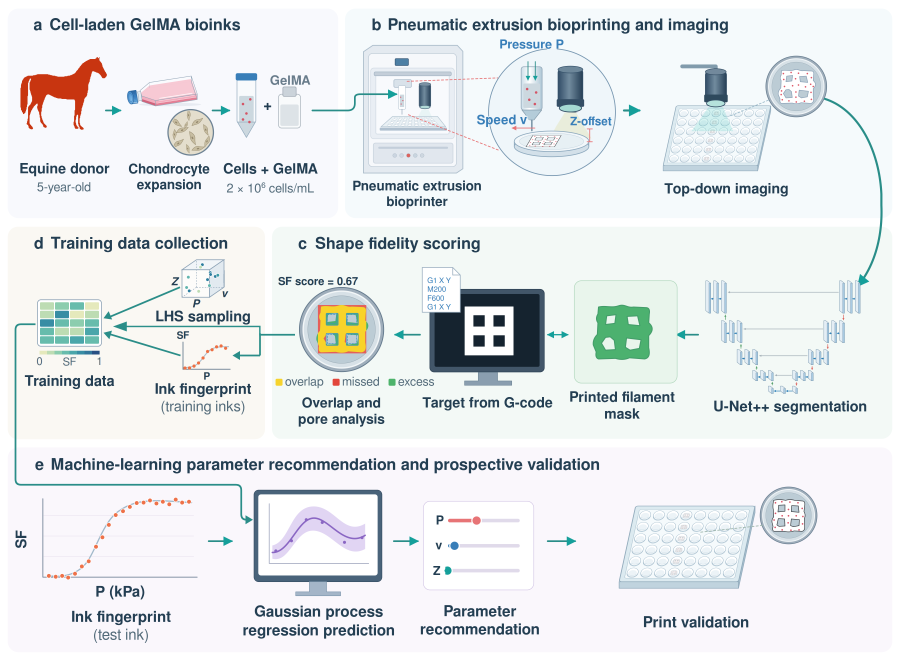
#> input picture Fig_overview_v2.png, 3600 x 2650 px (shown at 1/4 size)
$ python -i draw_target_geometry_deployment.py   (imports and definitions only)   (older library calls are emulated)
#> lines starting #> are read from the running program, lines starting #| are printed output that depends on the picture; after the words box and inside, x2 and y2 are one past the last pixel; in counts of white or black regions, pixels touching at a corner belong together
"""
draw_target_geometry.py
-----------------------
Overlay the target G-code geometry on printed scaffold images and compute IoU.

Why the target used to land in a weird place
--------------------------------------------
The printer deposits the scaffold at the TRUE centre of each well (it follows
the printer protocol / plate definition). Imaging is a separate, retrospective
step: the print head moves to a *roughly* estimated position just to frame the
whole well, so the well appears at a slightly different pixel position in every
image. The well centre in the image is therefore the correct anchor for the
target geometry, but it must be found reliably.

The previous detector failed because:
  1. cv2.HoughCircles was run once with fixed parameters and the candidate with
     the LARGEST radius was kept. On a shiny well bottom, specular highlights
     and the plate shadow can produce a large spurious circle.
  2. The sanity gate was `|cx - w/2| < 0.35*w`, i.e. +/-448 px on a 1280 px
     image. A centre ~445 px away from the image centre still passed, which is
     exactly the failure seen in the bad overlays.
  3. On failure it silently returned the image centre, and `well_src` was
     printed as 'JSON' even when the JSON contained no well shape.

What this version does instead
-------------------------------
  * Canny edges + a gradient-direction voting accumulator (own implementation,
    so the behaviour is inspectable) generates centre candidates.
  * Every candidate is scored by ANGULAR COVERAGE: the fraction of 360 angular
    bins that contain an edge pixel at radius ~r whose gradient points radially.
    A real well rim covers many bins; a specular blob covers a few. This works
    on partially visible rims (the arc only needs to cover part of the circle).
  * The best candidate is refined by an algebraic least-squares circle fit on
    its inlier edge points (sub-pixel centre).
  * TWO-PASS, plate-wide consensus:
        Pass A - detect on every image with a loose radius range, take the
                 median radius of the confident detections. The well rim shows
                 several concentric rings; locking the radius makes every image
                 latch onto the SAME ring. (Concentric rings share a centre, so
                 this does not bias the centre, it only stabilises the score.)
        Pass B - re-detect with the radius locked, then reject any detection
                 that is low-confidence or too far from the plate-wide median
                 centre, and substitute the median centre for those.
  * Every centre is written to `well_centres.csv`. Re-running with
    `--centres_csv <file>` uses those values verbatim, so a well that still
    looks wrong can be corrected by hand once and stays corrected.
  * `--debug_dir` writes a picture of the detected circle + chosen centre per
    image so failures are visible instead of silent.

Anchor correction
-----------------
GLOBAL_OFFSET_MM + ROW_STEP/COL_STEP are added to the detected well centre.
All three are ZERO. The old ROW_STEP (-0.15, 0.0) / COL_STEP (0.0, 0.10) were
hand-tuned against the broken detector; with the detector fixed they inject
error. Measured on well 1_3 (col=1, row=3), ROW_STEP contributed exactly
-0.45 mm in x, which was the entire x-misalignment there. Zeroing it raised
that well's IoU from 0.454 to 0.540. Use --no_drift to ignore them entirely.

No annotation is required
-------------------------
Nothing here needs a labelme JSON. Well detection is fully automatic from the
image. If a `{stem}.json` sits next to the image AND contains a shape labelled
'well' it is used as ground truth; otherwise it is ignored. JSONs holding only
'strands' and 'pores' never trigger that path.

The script DOES need the printed-strand mask. IoU is the overlap of TWO
shapes: this script builds the target from the G-code, and something must
measure what was actually printed. That half of the metric cannot be omitted.

During annotation it came from labelme. In deployment it comes from the
trained WP1 segmentation model. Two ways to supply it:

  1. Your inference script already writes `{stem}-mask.png` somewhere
     (0 = background, non-zero = strand). Point --mask_dir at that folder.
     No change to this script is needed.

  2. One command instead of two: pass --segmenter py:<file.py>:<func> and the
     script calls your model itself. The function takes (img_rgb, stem) and
     returns an HxW array, non-zero on strand, at the ORIGINAL image size.
     See segmenter_template.py. Generated masks are written to --save_masks
     (default: output_dir), so they are inspectable and reusable via
     --mask_dir without re-running the model.

With --segmenter the script enumerates IMAGES rather than masks, so a folder
of unannotated deployment images is a valid input.

With a single image there is no plate to build consensus from, so the rim
radius is not locked and a failed detection falls back to the image centre
rather than the plate centre. Batch a whole plate when you can.

Usage
-----
    python draw_target_geometry.py <img_dir>
        [--mask_dir <dir>]         folder with *-mask.png (default: img_dir)
        [--output_dir <dir>]       where to save overlays  (default: img_dir)
        [--strand_width_mm <f>]    strand width in mm       (default: 0.41)
        [--strand_gap_mm <f>]      centre-to-centre spacing (default: 2.5)
        [--alpha <f>]              overlay opacity 0-1      (default: 0.5)
        [--iou_threshold <f>]      flag results above this IoU with a star
        [--no_drift]               ignore the anchor corrections entirely
        [--centres_csv <file>]     use these well centres verbatim (overrides
                                   detection); written automatically otherwise
        [--debug_dir <dir>]        save detection debug images
        [--min_score <f>]          min angular coverage to trust a detection
        [--radius_tol <f>]         allowed rim-radius deviation from plate median
        [--centre_tol_mm <f>]      floor of the adaptive outlier gate
        [--search_frac <f>]        centre search half-window as frac of image
        [--no_consensus]           per-image detection only, no plate median
        [--segmenter py:f.py:fn]   run your model to produce the printed mask
                                   when no *-mask.png exists (deployment)
        [--save_masks <dir>]       where to write segmenter masks
        [--pred_masks]             read *-pred-mask.png (U-Net++ output) instead
                                   of the annotation *-mask.png
        [--mask_suffix=<s>]        any other suffix (needs '=', value starts '-')

Output
------
    <output_dir>/
        {stem}-target-overlay.png   coloured red/green/yellow overlay
        {stem}-target-mask.png      exact binary target geometry mask (0/255)
        well_centres.csv            stem,cx,cy,r,score,source
    <debug_dir>/
        {stem}-welldet.png          detected circle + centre drawn on image
"""

import argparse
import csv
import re
import sys
from pathlib import Path

import numpy as np
from PIL import Image, ImageDraw
import json

try:
    import cv2
except ImportError:  # pragma: no cover
    cv2 = None


# -- geometry constants -------------------------------------------------------
PX_PER_MM               = 67.0
DEFAULT_STRAND_WIDTH_MM = 0.41    # 22G nozzle inner diameter
DEFAULT_STRAND_GAP_MM   = 2.5     # centre-to-centre between adjacent strands
N_STRANDS               = 3       # 3 H-strands + 3 V-strands


# -- anchor corrections (mm) --------------------------------------------------
# All three are ZERO. GLOBAL_OFFSET_MM shifts every well equally; ROW_STEP and
# COL_STEP model drift along print order (stem `col_row`, col 1-8, row 0-5).
#
# The old ROW_STEP (-0.15, 0.0) / COL_STEP (0.0, 0.10) were hand-tuned against
# the broken detector. With the detector fixed they inject error: on well 1_3
# (col=1, row=3) ROW_STEP contributed exactly -0.45 mm in x, which was the
# entire x-misalignment there. Zeroing it raised that well's IoU 0.454 -> 0.540.
# If you ever set these again, verify against measured data, not by eye.
## R-GEN 200, GelMA

# GLOBAL_OFFSET_MM = (0.40, -0.40)   # (dx_mm, dy_mm) applied to every well
# ROW_STEP         = (-0.15, 0.0)   # (dx_mm, dy_mm) per row increment
# COL_STEP         = (0.0, 0.10)   # (dx_mm, dy_mm) per column increment

# ## cell_gelma_7_60
# GLOBAL_OFFSET_MM = (0.30, -0.30)   # (dx_mm, dy_mm) applied to every well
# ROW_STEP         = (-0.15, 0.0)   # (dx_mm, dy_mm) per row increment
# COL_STEP         = (0.0, 0.10)   # (dx_mm, dy_mm) per column increment

## cell_gelma_7_60
GLOBAL_OFFSET_MM = (0.30, -0.30)   # (dx_mm, dy_mm) applied to every well
ROW_STEP         = (-0.15, 0.0)   # (dx_mm, dy_mm) per row increment
COL_STEP         = (0.0, 0.15)   # (dx_mm, dy_mm) per column increment


# [37 lines of commented-out code are left out]
DEFAULT_MIN_SCORE      = 0.30   # fraction of the 360 angular bins supported
DEFAULT_RADIUS_TOL     = 0.10   # allowed |r - r_median| / r_median
DEFAULT_CENTRE_TOL_MM  = 2.00   # FLOOR of the adaptive distance gate (see below)
DEFAULT_CENTRE_TOL_K   = 3.0    # gate = max(floor, K * median distance to median)
DEFAULT_SEARCH_FRAC    = 0.22   # centre must lie within +/-frac * (w, h)
RADIUS_FRAC_MIN        = 0.28   # of min(h, w)
RADIUS_FRAC_MAX        = 0.85   # of min(h, w)
WORK_MAX_DIM           = 640    # detection is done on a downscaled copy
ANGULAR_BINS           = 360
RADIAL_BAND_PX         = 3.0    # inlier band around the candidate radius (work scale)
GRAD_RADIAL_MIN        = 0.80   # |cos(angle between gradient and radius)|


# =============================================================================
# filename parsing / drift
# =============================================================================
# [51 lines left out: functions parse_col_row, get_drift_offset, read_well_centre_from_json, not called in this run]


# =============================================================================
# circle fitting / scoring primitives
# =============================================================================
def fit_circle_ls(xs, ys):
    """
    Algebraic (Kasa) least-squares circle fit.
    Returns (cx, cy, r) or None if degenerate.
    """
    xs = np.asarray(xs, dtype=float)
    ys = np.asarray(ys, dtype=float)
    if xs.size < 3:
        return None
    A = np.column_stack([xs, ys, np.ones_like(xs)])
    b = xs ** 2 + ys ** 2
    try:
        sol, *_ = np.linalg.lstsq(A, b, rcond=None)
    except np.linalg.LinAlgError:
        return None
    cx = sol[0] / 2.0
    cy = sol[1] / 2.0
    val = sol[2] + cx ** 2 + cy ** 2
    if not np.isfinite(val) or val <= 0:
        return None
    return float(cx), float(cy), float(np.sqrt(val))


def angular_coverage(ex, ey, gux, guy, cx, cy, r,
                     band=RADIAL_BAND_PX,
                     n_bins=ANGULAR_BINS,
                     grad_min=GRAD_RADIAL_MIN):
    """
    Score a candidate circle by the fraction of angular bins that contain an
    edge pixel lying within `band` of radius r AND whose gradient is radial.

    ex, ey     : edge pixel coordinates (arrays)
    gux, guy   : unit gradient vector at each edge pixel
    Returns (score, inlier_boolean_mask).

    Rationale: a real rim is an arc, so it lights up a contiguous run of bins
    even when partly out of frame. A specular highlight or a shadow blob lights
    up only a few bins, so it scores low no matter how large its radius is.
    """
    dx = ex - cx
    dy = ey - cy
    rho = np.hypot(dx, dy)
    near = np.abs(rho - r) <= band
    if not np.any(near):
        return 0.0, near

    # gradient must point along the radius (either inward or outward)
    inv = np.zeros_like(rho)
    np.divide(1.0, rho, out=inv, where=rho > 1e-6)
    radial = np.abs(dx * inv * gux + dy * inv * guy)
    inl = near & (radial >= grad_min)
    if not np.any(inl):
        return 0.0, inl

    theta = np.arctan2(dy[inl], dx[inl])
    bins = ((theta + np.pi) / (2 * np.pi) * n_bins).astype(np.int32) % n_bins
    return float(np.unique(bins).size) / n_bins, inl


def _vote_centres(ex, ey, gux, guy, radii, shape, max_pts=15000, rng=None):
    """
    Gradient-direction Hough accumulator for circle centres.
    Each edge pixel votes for `p - r*n` and `p + r*n` for every candidate r.
    Returns a float32 accumulator of the given shape.
    """
    h, w = shape
    n = ex.size
    if n > max_pts:
        rng = rng or np.random.default_rng(0)
        idx = rng.choice(n, size=max_pts, replace=False)
        ex, ey, gux, guy = ex[idx], ey[idx], gux[idx], guy[idx]

    acc = np.zeros((h, w), dtype=np.float32)
    for r in radii:
        for sgn in (-1.0, 1.0):
            cxs = np.rint(ex + sgn * r * gux).astype(np.int32)
            cys = np.rint(ey + sgn * r * guy).astype(np.int32)
            ok = (cxs >= 0) & (cxs < w) & (cys >= 0) & (cys < h)
            if np.any(ok):
                np.add.at(acc, (cys[ok], cxs[ok]), 1.0)
    return acc


def _peak_candidates(acc, k=12, min_sep=8):
    """Top-k local maxima of the accumulator, separated by `min_sep` px."""
    sm = cv2.GaussianBlur(acc, (0, 0), 3.0)
    h, w = sm.shape
    flat = np.argsort(sm.ravel())[::-1]
    picks = []
    for f in flat:
        if len(picks) >= k:
            break
        y, x = divmod(int(f), w)
        if all((x - px) ** 2 + (y - py) ** 2 >= min_sep ** 2 for px, py in picks):
            picks.append((x, y))
    return picks


# =============================================================================
# well detection
# =============================================================================
def detect_well_circle(img_rgb,
                       r_lock=None,
                       search_frac=DEFAULT_SEARCH_FRAC,
                       r_frac_min=RADIUS_FRAC_MIN,
                       r_frac_max=RADIUS_FRAC_MAX):
    """
    Detect the well rim.

    r_lock : if given (full-resolution px), restrict the search to
             [0.90*r_lock, 1.10*r_lock]. Used in pass B so that every image
             latches onto the same concentric ring.

    Returns dict(cx, cy, r, score, method) in FULL-RESOLUTION pixels.
    score is the angular coverage in [0, 1]; 0.0 means detection failed.
    """
#> called with search_frac = 0.22, r_frac_min = 0.28, r_frac_max = 0.85
    h, w = img_rgb.shape[:2]
    fail = dict(cx=w / 2.0, cy=h / 2.0, r=float('nan'), score=0.0, method='failed')
    if cv2 is None:
        return fail

    scale = min(1.0, WORK_MAX_DIM / float(max(h, w)))
    sw, sh = int(round(w * scale)), int(round(h * scale))
    small = cv2.resize(img_rgb, (sw, sh), interpolation=cv2.INTER_AREA)
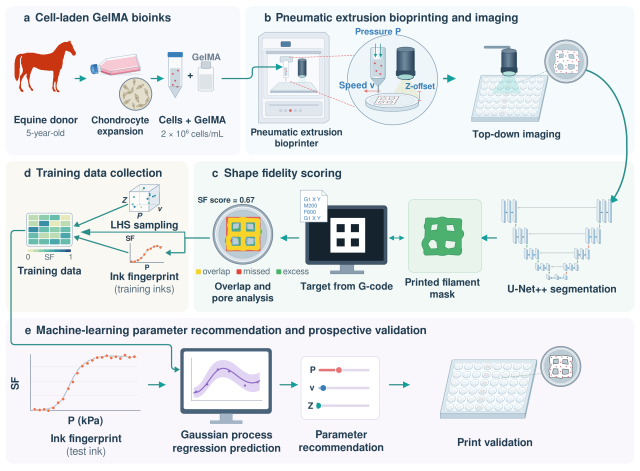
#> small: shape (471, 640, 3); mean R, G, B 231.2, 234.7, 236.4
    gray = cv2.cvtColor(small, cv2.COLOR_RGB2GRAY)
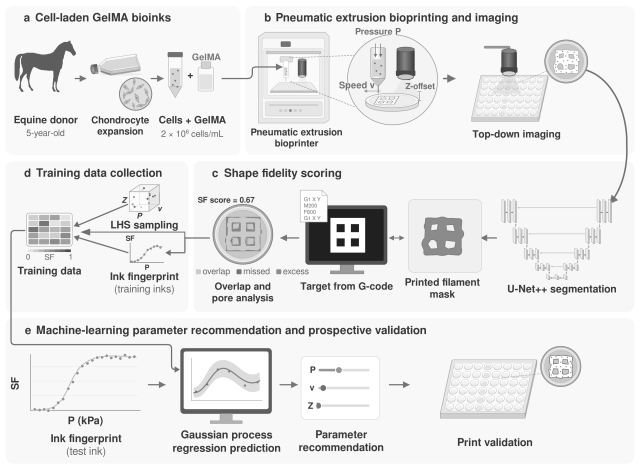
#> gray: shape (471, 640); min 32, max 255, mean 233.8
    gray = cv2.GaussianBlur(gray, (0, 0), 1.6)
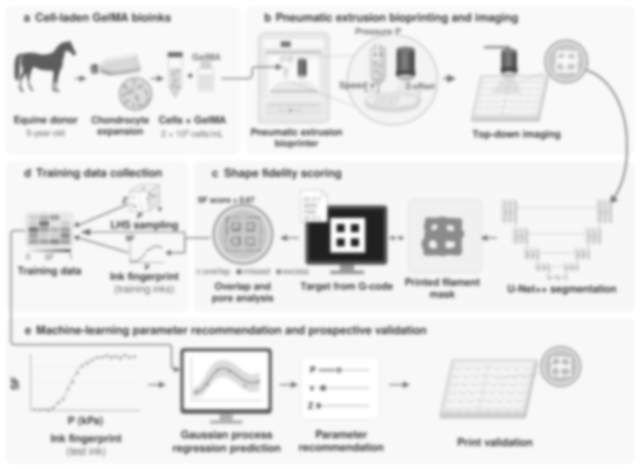
#> gray: shape (471, 640); min 32, max 255, mean 233.8

    # Canny thresholds from the image statistics so exposure changes are handled
    med = float(np.median(gray))
#> med = 247
    lo = int(max(10, 0.66 * med))
#> lo = 163
    hi = int(min(255, 1.33 * med))
#> hi = 255
    edges = cv2.Canny(gray, lo, hi, L2gradient=True)
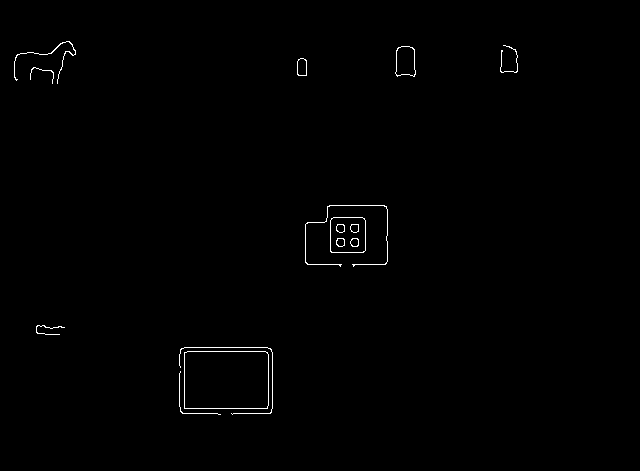
#> edges: shape (471, 640); 0.53% white in thin lines or dots, all inside (x1, y1, x2, y2) = (14, 41, 518, 415)

    gx = cv2.Sobel(gray, cv2.CV_32F, 1, 0, ksize=3)
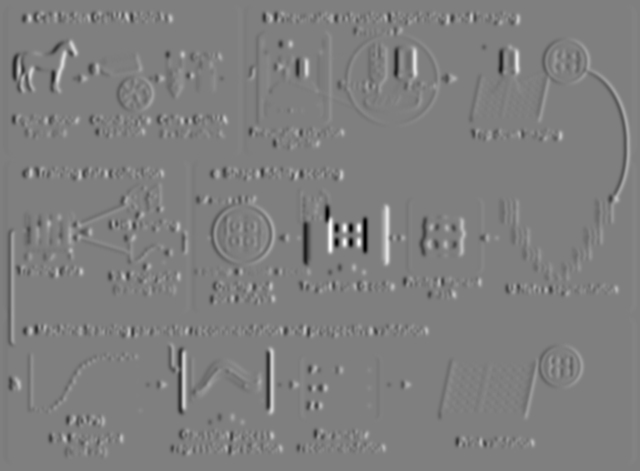
#> gx: shape (471, 640) float32; min -404, max 404, mean 0; drawn with min black and max white
    gy = cv2.Sobel(gray, cv2.CV_32F, 0, 1, ksize=3)
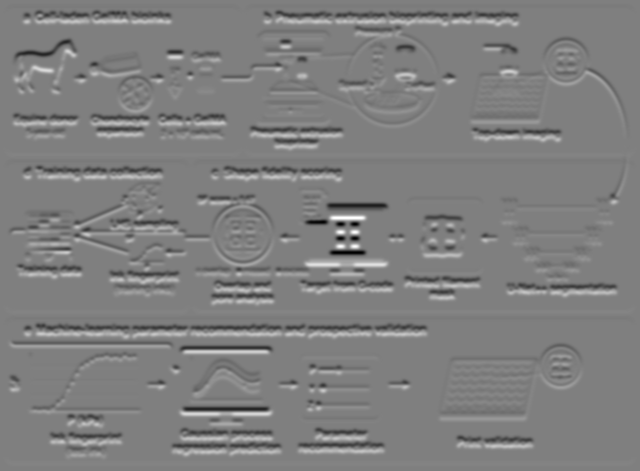
#> gy: shape (471, 640) float32; min -404, max 404, mean 0; drawn with min black and max white
    mag = np.hypot(gx, gy)
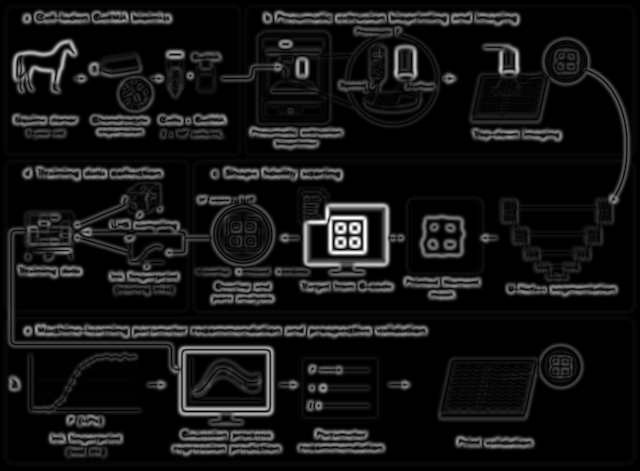
#> mag: shape (471, 640) float32; min 0, max 404, mean 32.3; drawn with min black and max white

    ey, ex = np.nonzero(edges)
#> ey = 1600 values from 41 to 414; ex = 1600 values, max 517 at index 167, min 14 at index 210, mean 262.3
    if ex.size < 200:
        return fail
    m = mag[ey, ex]
#> m = 1600 values, max 404 at index 518, min 164.1 at index 990, mean 282.6
#> (the rest of the program and of its run is left out)
